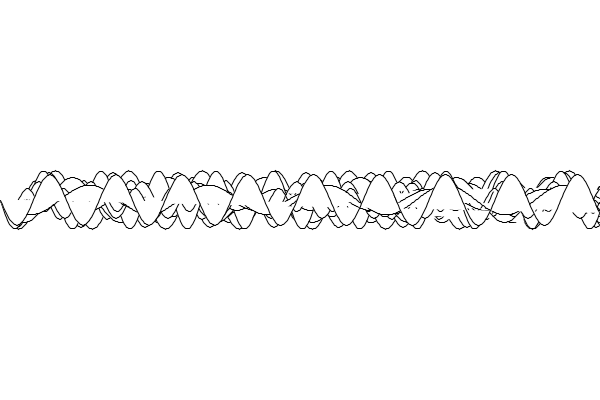
Frame 1 (no input)
Frame 2 (the mouse pressed at the canvas centre, redrawn once): identical to frame 1, image omitted

The Processing sketch that drew this single still picture (run headless with seeded random() and noise(); the mouse was pressed at the canvas centre and the sketch redrawn once):

// Processing sketch: image_text_input
// ── image_text_input.pde
int numWaves = 15; // Number of sine waves
float[] amplitudes = new float[numWaves]; // Amplitudes of sine waves
float[] frequencies = new float[numWaves]; // Frequencies of sine waves

void setup() {
  size(600, 400); // Set the size of the window
  noLoop(); // No need to loop since the image is static

  // Initialize amplitudes and frequencies
  for (int i = 0; i < numWaves; i++) {
    amplitudes[i] = random(10, 30); // Random amplitude between 10 and 30
    frequencies[i] = random(0.05, 0.2); // Random frequency between 0.05 and 0.2
  }
}

void draw() {
  background(255); // Set background to white
  stroke(0); // Set line color to black

  // Draw each sine wave
  for (int i = 0; i < numWaves; i++) {
    beginShape();
    for (int x = 0; x < width; x++) {
      float y = height/2 + sin(x * frequencies[i]) * amplitudes[i];
      vertex(x, y);
    }
    endShape();
  }
  
  save("vawe.jpg");
  noLoop();
}
